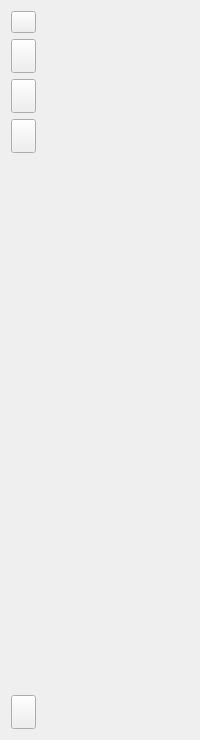
      <widget class="QWidget" name="sidebar_min">
       <layout class="QVBoxLayout" name="verticalLayout_3">
        <item>
         <widget class="QPushButton" name="sb_maximise_but">
          <property name="minimumSize">
           <size>
            <width>25</width>
            <height>20</height>
           </size>
          </property>
          <property name="maximumSize">
           <size>
            <width>25</width>
            <height>16777215</height>
           </size>
          </property>
          <property name="cursor">
           <cursorShape>PointingHandCursor</cursorShape>
          </property>
          <property name="text">
           <string/>
          </property>
          <property name="icon">
           <iconset resource="assets/icons/resources.qrc">
            <normaloff>:/newPrefix/light_forward.png</normaloff>:/newPrefix/light_forward.png</iconset>
          </property>
         </widget>
        </item>
        <item>
         <widget class="QPushButton" name="sb_home_but">
          <property name="minimumSize">
           <size>
            <width>0</width>
            <height>34</height>
           </size>
          </property>
          <property name="maximumSize">
           <size>
            <width>25</width>
            <height>16777215</height>
           </size>
          </property>
          <property name="cursor">
           <cursorShape>PointingHandCursor</cursorShape>
          </property>
          <property name="text">
           <string/>
          </property>
          <property name="icon">
           <iconset resource="assets/icons/resources.qrc">
            <normaloff>:/newPrefix/light_home.png</normaloff>:/newPrefix/light_home.png</iconset>
          </property>
         </widget>
        </item>
        <item>
         <widget class="QPushButton" name="sb_min_search_but">
          <property name="minimumSize">
           <size>
            <width>0</width>
            <height>34</height>
           </size>
          </property>
          <property name="maximumSize">
           <size>
            <width>25</width>
            <height>16777215</height>
           </size>
          </property>
          <property name="cursor">
           <cursorShape>PointingHandCursor</cursorShape>
          </property>
          <property name="text">
           <string/>
          </property>
          <property name="icon">
           <iconset resource="assets/icons/resources.qrc">
            <normaloff>:/newPrefix/light_search.png</normaloff>:/newPrefix/light_search.png</iconset>
          </property>
         </widget>
        </item>
        <item>
         <widget class="QPushButton" name="sb_min_file_but">
          <property name="minimumSize">
           <size>
            <width>0</width>
            <height>34</height>
           </size>
          </property>
          <property name="maximumSize">
           <size>
            <width>25</width>
            <height>16777215</height>
           </size>
          </property>
          <property name="cursor">
           <cursorShape>PointingHandCursor</cursorShape>
          </property>
          <property name="text">
           <string/>
          </property>
          <property name="icon">
           <iconset resource="assets/icons/resources.qrc">
            <normaloff>:/newPrefix/light_file.png</normaloff>:/newPrefix/light_file.png</iconset>
          </property>
         </widget>
        </item>
        <item>
         <spacer name="verticalSpacer_3">
          <property name="orientation">
           <enum>Qt::Vertical</enum>
          </property>
          <property name="sizeHint" stdset="0">
           <size>
            <width>20</width>
            <height>536</height>
           </size>
          </property>
         </spacer>
        </item>
        <item>
         <widget class="QPushButton" name="sb_min_close_but">
          <property name="minimumSize">
           <size>
            <width>0</width>
            <height>34</height>
           </size>
          </property>
          <property name="maximumSize">
           <size>
            <width>25</width>
            <height>34</height>
           </size>
          </property>
          <property name="cursor">
           <cursorShape>PointingHandCursor</cursorShape>
          </property>
          <property name="text">
           <string/>
          </property>
          <property name="icon">
           <iconset resource="assets/icons/resources.qrc">
            <normaloff>:/newPrefix/light_close.png</normaloff>:/newPrefix/light_close.png</iconset>
          </property>
         </widget>
        </item>
       </layout>
      </widget>
